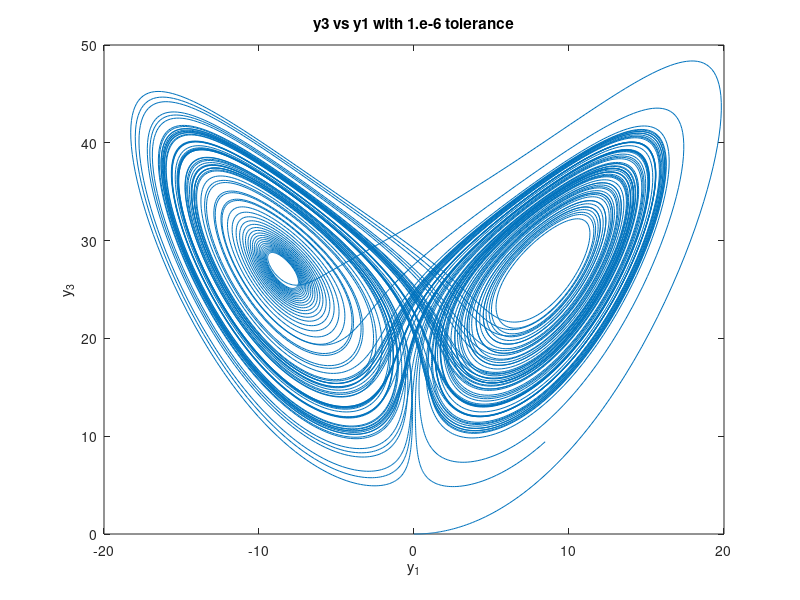
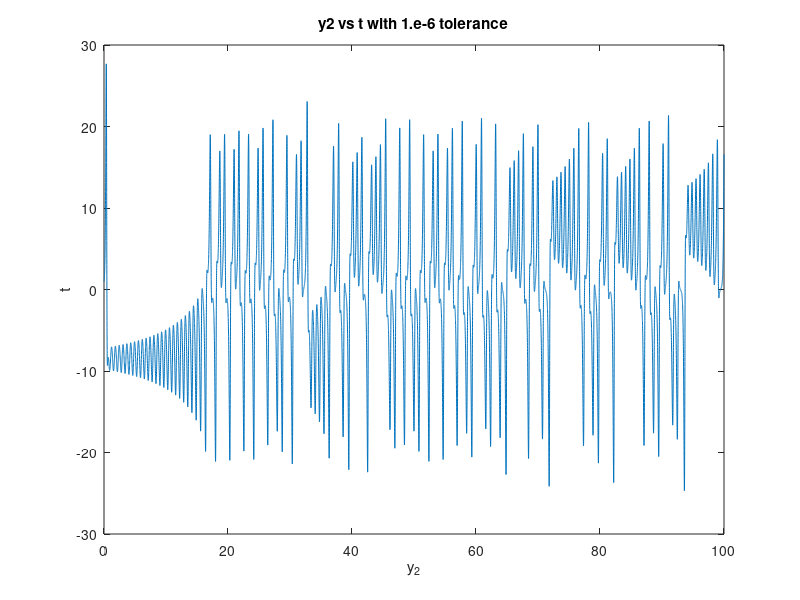
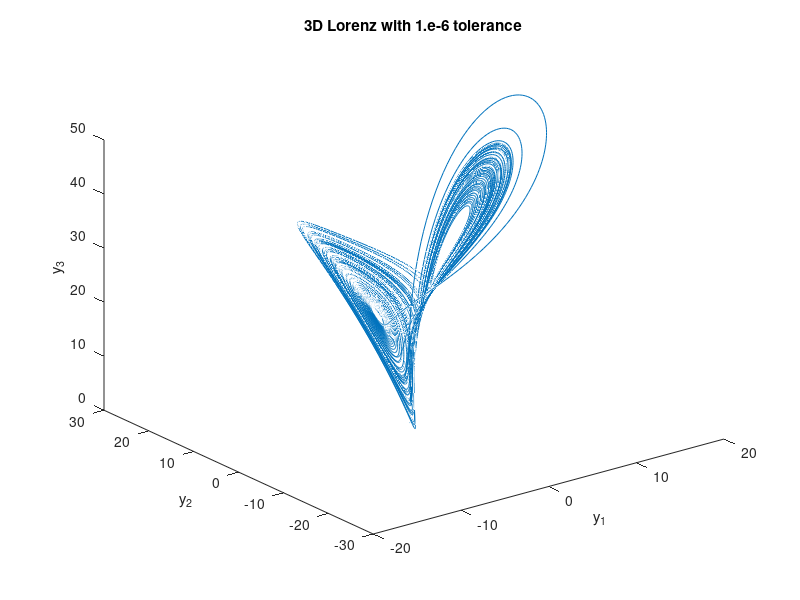
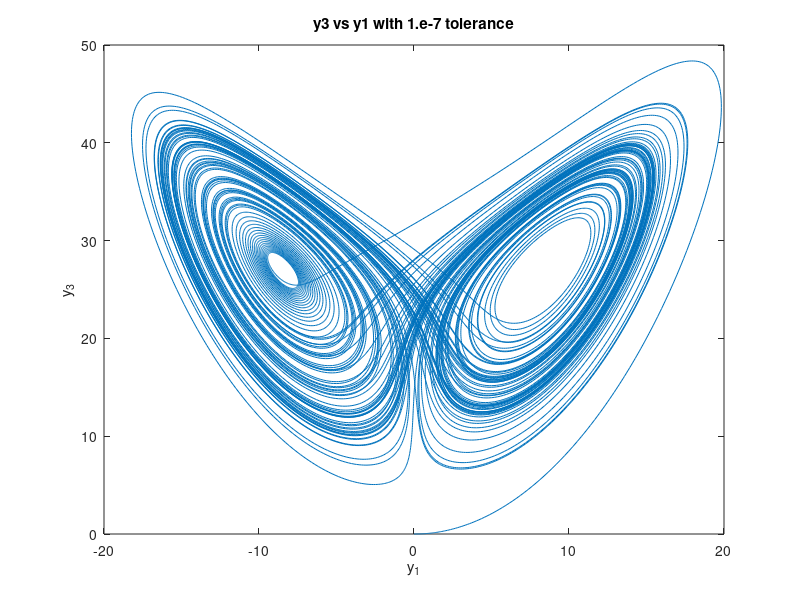

MATLAB code for these plots, in order:
sigma = 10;
b = 8/3;
r = 28;

y0 = [0; 1; 0];

f = @(t, y) [sigma*(y(2) - y(1)); r*y(1) - y(2) - y(1)*y(3); y(1)*y(2) - b*y(3)];
t0 = 0;
tf = 100;
tolerance1 = 1.e-6;

options = odeset('RelTol', tolerance1);
[T, Y] = ode45(f, [t0, tf], y0, options);

p = figure;

label = 'y3 vs y1 with 1.e-6 tolerance';
filename = '05_y3_y1_e-6.pdf';
plot(Y(:,1), Y(:,3));
xlabel('y_1');
ylabel('y_3');
title(label);
print(p, '-dpdf', filename);

label = 'y2 vs t with 1.e-6 tolerance';
filename = '05_y2_t_e-6.pdf';
plot(T, Y(:,2));
xlabel('y_2');
ylabel('t');
title(label);
print(p, '-dpdf', filename);

label = '3D Lorenz with 1.e-6 tolerance';
filename = '05_3d_e-6.pdf';
plot3(Y(:,1), Y(:,2), Y(:,3));
xlabel('y_1');
ylabel('y_2');
zlabel('y_3');
title(label);
print(p, '-dpdf', filename);

y1_end = Y(end);

tolerance2 = 1.e-7;
options = odeset('RelTol', tolerance2);
[T, Y] = ode45(f, [t0, tf], y0, options);

label = 'y3 vs y1 with 1.e-7 tolerance';
filename = '05_y3_y1_e-7.pdf';
plot(Y(:,1), Y(:,3));
xlabel('y_1');
ylabel('y_3');
title(label);
print(p, '-dpdf', filename);

y2_end = Y(end);

['1.e-6 tolerance: y(100) = ', num2str(y1_end)]
['1.e-7 tolerance: y(100) = ', num2str(y2_end)]

